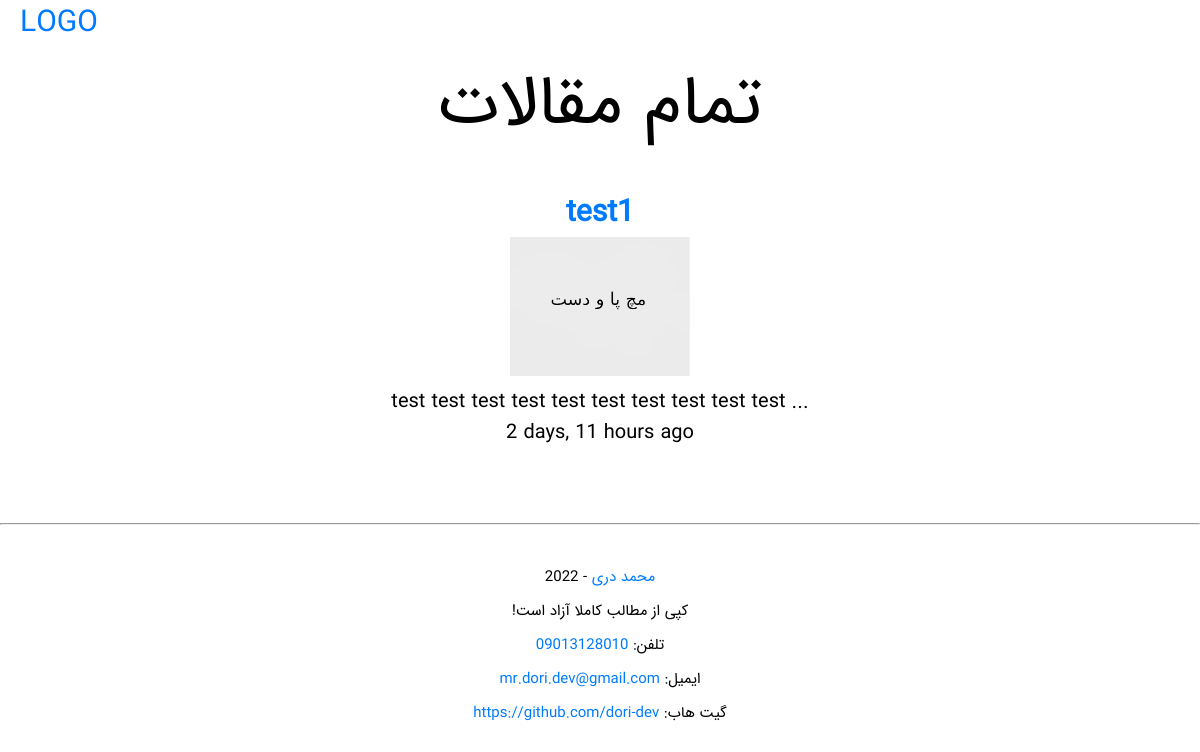
/articles/, run on an earlier commit of the app's database.
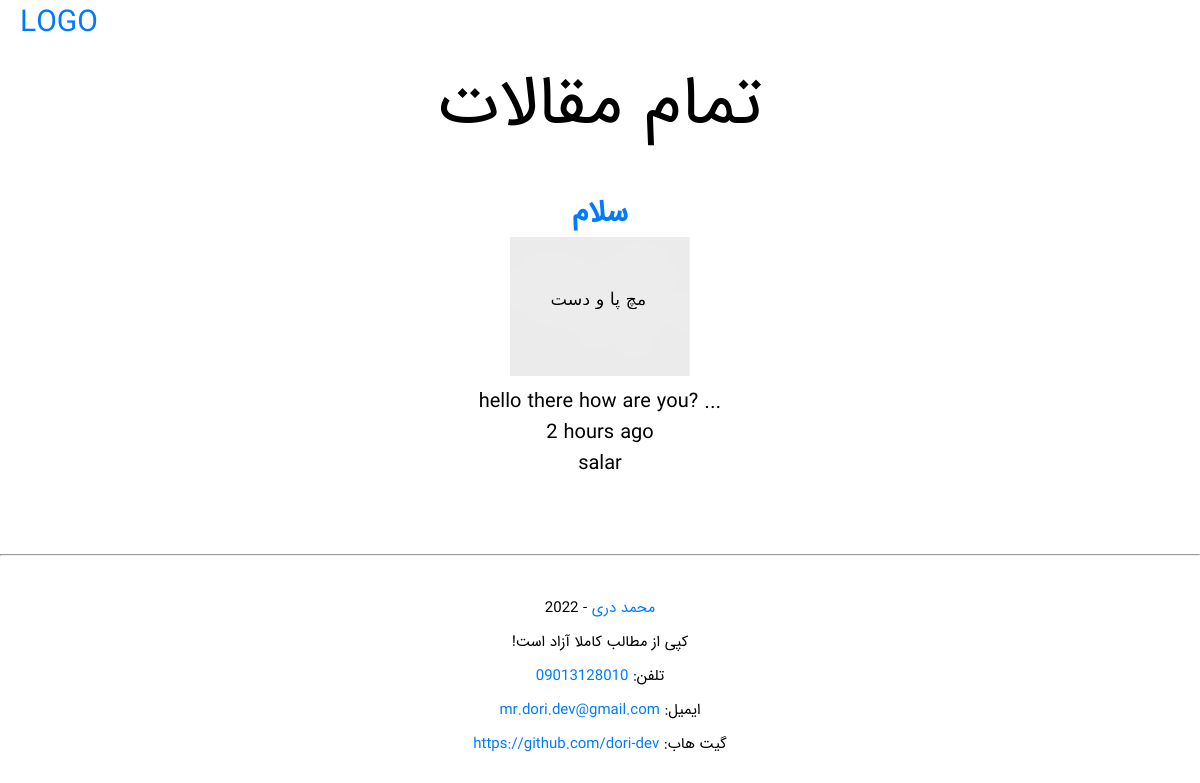
And on a later commit of the database.
### articles/models.py (models this page shows, shortened)
class Article(models.Model):
    title: str = models.CharField(max_length=256)
    slug = models.SlugField()
    body: str = models.TextField()
    date = models.DateTimeField(auto_now_add=True)
    image = models.ImageField(default='default.png')
    author = models.ForeignKey(User, on_delete=models.CASCADE)
    def snippet(self):
        return " ".join(self.body[:100].split()[:10]) + " ..."
    def get_date(self):
        return humanize.naturaltime(self.date)

### articles/views.py (the view)
# urls.py: path("", views.articles_list, name="list"),
def articles_list(request):
    articles = models.Article.objects.all().order_by("-date")[:20]
    args = {
        "articles": articles
    }
    return render(request, "articles/articles.html", args)

### articles/templates/articles/articles.html (shortened to what this page needs)
{% extends 'base.html' %}
{% block content %}
<h1 class="title">تمام مقالات</h1>
{% for article in articles %}
<div class="articles">
  <h2>
    <a href="{% url 'articles:detail' slug=article.slug %}">{{ article.title }}</a>
  </h2>
  <a target="_blank" href="{{ article.image.url }}">
    <img src="{{ article.image.url }}" alt="{{ article.title }}" width="15%">
  </a>
  <p>{{ article.snippet }}</p>
  <p>{{ article.get_date }}</p>
  <p>{{ article.author }}</p>
</div>
{% endfor %}
<br>
<hr style="color: #aaa8a8" />
<div class="footer-basic">
  <footer>
    <p class="copyright">
      <a href="https://github.com/dori-dev">محمد دری</a> - 2022
    </p>
    <p class="copyright">!کپی از مطالب کاملا آزاد است</p>
    <p class="copyright">تلفن: <a href="tel:09013128010">09013128010</a></p>
    <p class="copyright">
      <a href="mailto:mr.dori.dev@gmail.com">mr.dori.dev@gmail.com</a>
      :ایمیل
    </p>
    <p class="copyright">
      <a href="https://github.com/dori-dev">https://github.com/dori-dev</a>
      :گیت هاب
    </p>
  </footer>
</div>
{% endblock %}

What changed in the data, as far as the page shows it:
removed Article: title "test1", image (placeholder picture), snippet "test test test test test test test test test test ...", get_date "2 days, 11 hours ago"
added Article: title "سلام", image (placeholder picture), snippet "hello there how are you? ...", get_date "2 hours ago", author "salar"
